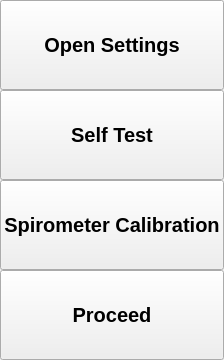
      <widget class="QWidget" name="startup">
       <layout class="QVBoxLayout" name="verticalLayout_3">
        <property name="spacing">
         <number>0</number>
        </property>
        <property name="leftMargin">
         <number>0</number>
        </property>
        <property name="topMargin">
         <number>0</number>
        </property>
        <property name="rightMargin">
         <number>0</number>
        </property>
        <property name="bottomMargin">
         <number>0</number>
        </property>
        <item>
         <widget class="QPushButton" name="button_start_settings">
          <property name="minimumSize">
           <size>
            <width>0</width>
            <height>90</height>
           </size>
          </property>
          <property name="font">
           <font>
            <pointsize>15</pointsize>
            <weight>75</weight>
            <bold>true</bold>
           </font>
          </property>
          <property name="text">
           <string>Open Settings</string>
          </property>
         </widget>
        </item>
        <item>
         <widget class="QPushButton" name="button_start_test">
          <property name="minimumSize">
           <size>
            <width>0</width>
            <height>90</height>
           </size>
          </property>
          <property name="font">
           <font>
            <pointsize>15</pointsize>
            <weight>75</weight>
            <bold>true</bold>
           </font>
          </property>
          <property name="text">
           <string>Self Test</string>
          </property>
         </widget>
        </item>
        <item>
         <widget class="QPushButton" name="button_spiro_calib">
          <property name="minimumSize">
           <size>
            <width>0</width>
            <height>90</height>
           </size>
          </property>
          <property name="font">
           <font>
            <pointsize>15</pointsize>
            <weight>75</weight>
            <bold>true</bold>
           </font>
          </property>
          <property name="text">
           <string>Spirometer Calibration</string>
          </property>
         </widget>
        </item>
        <item>
         <widget class="QPushButton" name="button_start_vent">
          <property name="minimumSize">
           <size>
            <width>0</width>
            <height>90</height>
           </size>
          </property>
          <property name="font">
           <font>
            <pointsize>15</pointsize>
            <weight>75</weight>
            <bold>true</bold>
           </font>
          </property>
          <property name="text">
           <string>Proceed</string>
          </property>
         </widget>
        </item>
       </layout>
      </widget>
